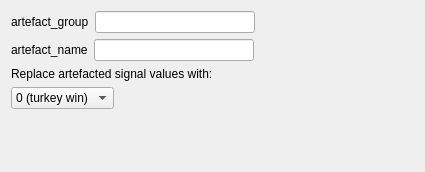
<?xml version="1.0" encoding="UTF-8"?>
<ui version="4.0">
 <class>ResetSignalArtefactSettingsView</class>
 <widget class="QWidget" name="ResetSignalArtefactSettingsView">
  <property name="geometry">
   <rect>
    <x>0</x>
    <y>0</y>
    <width>425</width>
    <height>172</height>
   </rect>
  </property>
  <property name="windowTitle">
   <string>Form</string>
  </property>
  <layout class="QVBoxLayout" name="verticalLayout">
   <item>
    <layout class="QHBoxLayout" name="artefact_group_horizontalLayout">
     <item>
      <widget class="QLabel" name="artefact_group_label">
       <property name="text">
        <string>artefact_group</string>
       </property>
      </widget>
     </item>
     <item>
      <widget class="QLineEdit" name="artefact_group_lineedit">
       <property name="toolTip">
        <string>The user can define a single group (and let the name blank) or a single name (and let the group blank). 
If group and name are defined, they must be defined in pairs.
Each group should be separated by a comma.
The group works as a pattern matching.  </string>
       </property>
      </widget>
     </item>
     <item>
      <spacer name="horizontalSpacer">
       <property name="orientation">
        <enum>Qt::Horizontal</enum>
       </property>
       <property name="sizeHint" stdset="0">
        <size>
         <width>40</width>
         <height>20</height>
        </size>
       </property>
      </spacer>
     </item>
    </layout>
   </item>
   <item>
    <layout class="QHBoxLayout" name="artefact_name_horizontalLayout">
     <item>
      <widget class="QLabel" name="artefact_name_label">
       <property name="text">
        <string>artefact_name</string>
       </property>
      </widget>
     </item>
     <item>
      <widget class="QLineEdit" name="artefact_name_lineedit">
       <property name="toolTip">
        <string>The user can define a single group (and let the name blank) or a single name (and let the group blank). 
If group and name are defined, they must be defined in pairs.
Each name should be separated by a comma.
The name works as a pattern matching.  </string>
       </property>
      </widget>
     </item>
     <item>
      <spacer name="horizontalSpacer_2">
       <property name="orientation">
        <enum>Qt::Horizontal</enum>
       </property>
       <property name="sizeHint" stdset="0">
        <size>
         <width>40</width>
         <height>20</height>
        </size>
       </property>
      </spacer>
     </item>
    </layout>
   </item>
   <item>
    <widget class="QLabel" name="label">
     <property name="text">
      <string>Replace artefacted signal values with:</string>
     </property>
    </widget>
   </item>
   <item>
    <layout class="QHBoxLayout" name="horizontalLayout">
     <item>
      <widget class="QComboBox" name="signal_value_comboBox">
       <property name="toolTip">
        <string>Replace the artefacted signal values with zeros, NaNs or
interpolate between the last valid sample and the next following valid sample.
        </string>
       </property>
       <item>
        <property name="text">
         <string>0 (turkey win)</string>
        </property>
       </item>
       <item>
        <property name="text">
         <string>NaN</string>
        </property>
       </item>
      </widget>
     </item>
     <item>
      <spacer name="horizontalSpacer_3">
       <property name="orientation">
        <enum>Qt::Horizontal</enum>
       </property>
       <property name="sizeHint" stdset="0">
        <size>
         <width>40</width>
         <height>20</height>
        </size>
       </property>
      </spacer>
     </item>
    </layout>
   </item>
   <item>
    <spacer name="verticalSpacer">
     <property name="orientation">
      <enum>Qt::Vertical</enum>
     </property>
     <property name="sizeHint" stdset="0">
      <size>
       <width>20</width>
       <height>40</height>
      </size>
     </property>
    </spacer>
   </item>
  </layout>
 </widget>
 <resources/>
 <connections/>
</ui>
